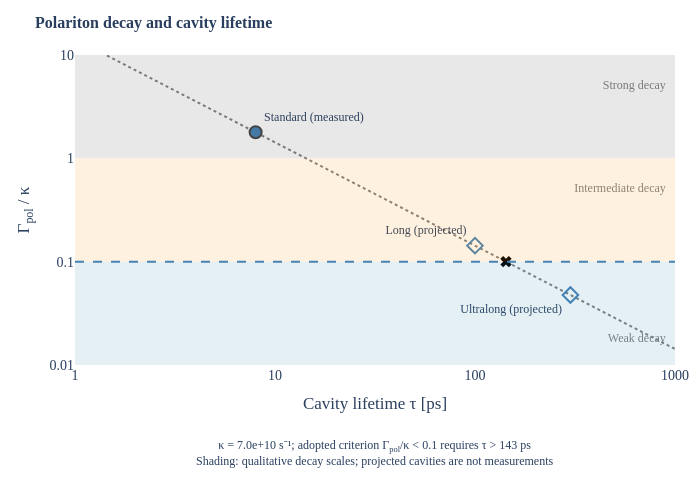

Notebook code for this chart:
### Code cell
# viz-ref: fig_polariton_regime_map
fig = fig_polariton_regime_map()
fig.show()

### Figure 1 — Plotly figure (JSON) as saved in the notebook; plotly's stock layout.template omitted (floating-point values rounded to 4 significant figures; data arrays with more than 128 entries replaced by an {"elided": "..."} marker saying what was removed)
{"data": [{"line": {"color": "grey", "dash": "dot", "width": 2}, "mode": "lines", "name": "Lifetime trajectory", "showlegend": false, "type": "scatter", "x": {"elided": "200 float values"}, "y": {"elided": "200 float values"}}, {"marker": {"color": "black", "size": 10, "symbol": "x"}, "mode": "markers", "name": "Weak-dissipation criterion crossing", "showlegend": false, "type": "scatter", "x": [142.9], "y": [0.1]}, {"marker": {"color": "#4682B4", "line": {"width": 2}, "size": 12, "symbol": "circle"}, "mode": "markers+text", "name": "Standard (measured)", "showlegend": false, "text": ["Standard (measured)"], "textfont": {"size": 12}, "textposition": "top right", "type": "scatter", "x": [8.0], "y": [1.786]}, {"marker": {"color": "#4682B4", "line": {"width": 2}, "size": 12, "symbol": "diamond-open"}, "mode": "markers+text", "name": "Long (projected)", "showlegend": false, "text": ["Long (projected)"], "textfont": {"size": 12}, "textposition": "top left", "type": "scatter", "x": [100.0], "y": [0.1429]}, {"marker": {"color": "#4682B4", "line": {"width": 2}, "size": 12, "symbol": "diamond-open"}, "mode": "markers+text", "name": "Ultralong (projected)", "showlegend": false, "text": ["Ultralong (projected)"], "textfont": {"size": 12}, "textposition": "bottom left", "type": "scatter", "x": [300.0], "y": [0.04757]}, {"hoverinfo": "skip", "mode": "text", "showlegend": false, "text": ["Strong decay", "Intermediate decay", "Weak decay"], "textfont": {"color": "grey", "size": 12}, "textposition": "middle left", "type": "scatter", "x": [900, 900, 900], "y": [5, 0.5, 0.018]}], "layout": {"annotations": [{"font": {"family": "CMU Serif, Computer Modern, Times New Roman, serif", "size": 12}, "showarrow": false, "text": "κ = 7.0e+10 s⁻¹; adopted criterion Γ<sub>pol</sub>/κ &lt; 0.1 requires τ &gt; 143 ps<br>Shading: qualitative decay scales; projected cavities are not measurements", "x": 0.5, "xref": "paper", "y": -0.34, "yref": "paper"}], "font": {"family": "CMU Serif, Computer Modern, Times New Roman, serif", "size": 14}, "height": 500, "margin": {"b": 135, "l": 75, "r": 25, "t": 55}, "paper_bgcolor": "white", "plot_bgcolor": "white", "shapes": [{"fillcolor": "rgba(70,70,70,0.12)", "line": {"width": 0}, "type": "rect", "x0": 0, "x1": 1, "xref": "x domain", "y0": 1.0, "y1": 10.0, "yref": "y"}, {"fillcolor": "rgba(241,143,1,0.12)", "line": {"width": 0}, "type": "rect", "x0": 0, "x1": 1, "xref": "x domain", "y0": 0.1, "y1": 1.0, "yref": "y"}, {"fillcolor": "rgba(46,134,171,0.12)", "line": {"width": 0}, "type": "rect", "x0": 0, "x1": 1, "xref": "x domain", "y0": 0.01, "y1": 0.1, "yref": "y"}, {"line": {"color": "#4682B4", "dash": "dash"}, "type": "line", "x0": 0, "x1": 1, "xref": "x domain", "y0": 0.1, "y1": 0.1, "yref": "y"}], "title": {"font": {"family": "CMU Serif, Computer Modern, Times New Roman, serif", "size": 16}, "text": "<b>Polariton decay and cavity lifetime</b>"}, "width": 700, "xaxis": {"dtick": 1, "range": [0, 3], "title": {"text": "Cavity lifetime τ [ps]"}, "type": "log"}, "yaxis": {"dtick": 1, "range": [-2, 1], "title": {"text": "Γ<sub>pol</sub> / κ"}, "type": "log"}}}
